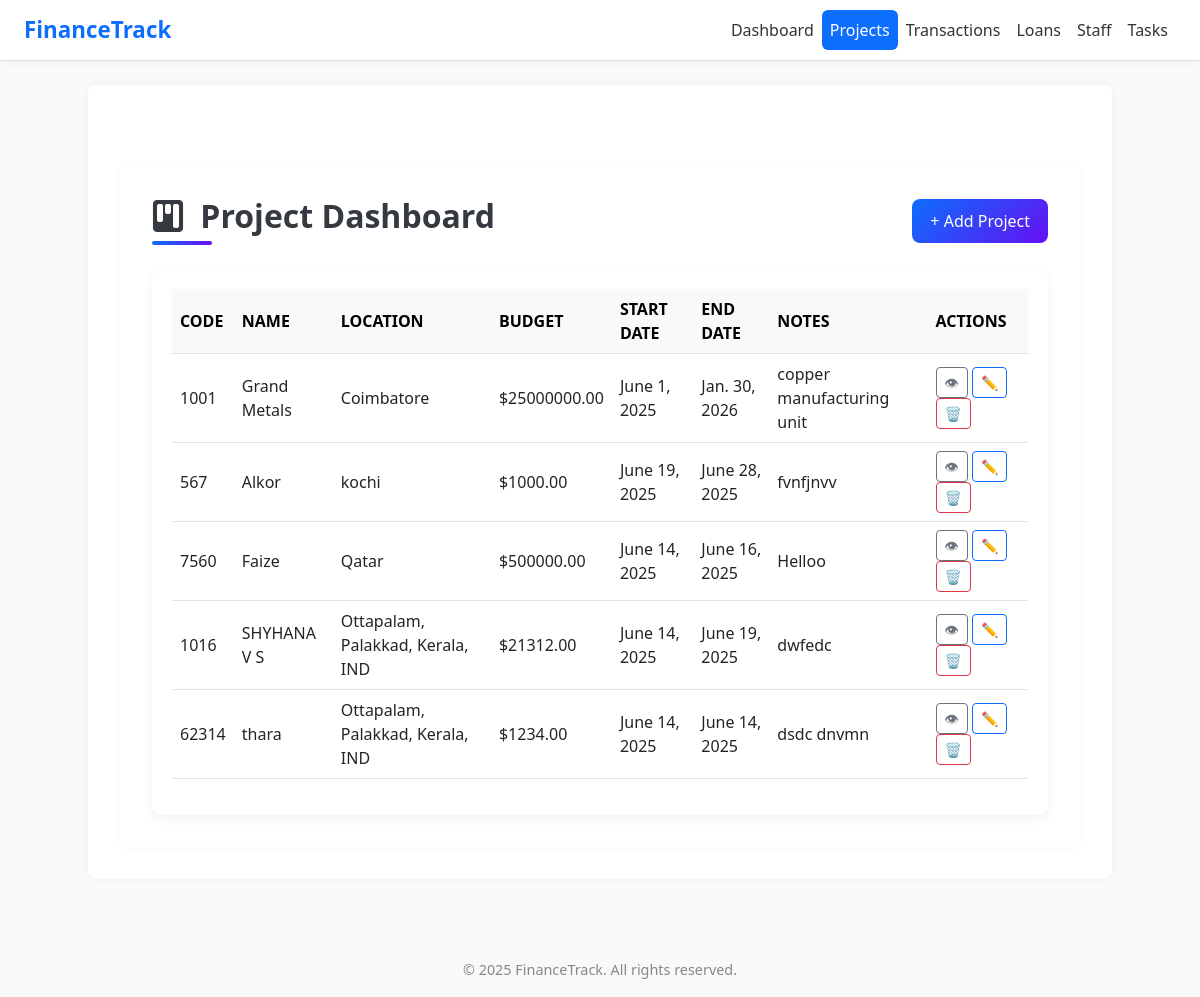
The page /projects/ on the database as committed earlier.
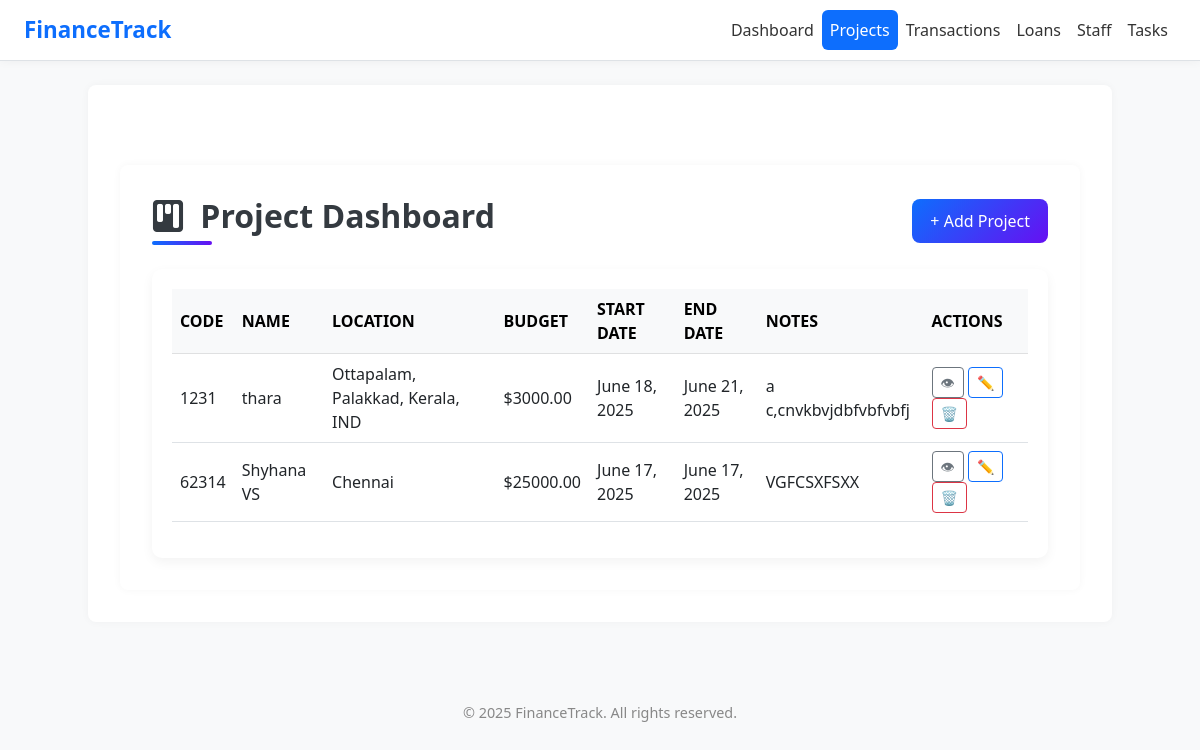
The same page on the database as committed later.
### app1/models.py (models this page shows, shortened)
class Project(models.Model):
    code = models.CharField(max_length=20)
    name = models.CharField(max_length=100)
    location = models.CharField(max_length=100)
    total_budget = models.DecimalField(max_digits=12, decimal_places=2)
    start_date = models.DateField()
    end_date = models.DateField()
    notes = models.TextField(blank=True, null=True)

### app1/views.py (the view, shortened to what this page needs)
# urls.py: path('projects/', views.project_list, name='project_list'),
def project_list(request):
    projects = Project.objects.order_by('-id')
    form = ProjectForm()
    return render(request, 'project.html', {'projects': projects, 'form': form})

### templates/project.html (shortened to what this page needs)
{% extends 'base.html' %}
{% load static %}
{% block content %}
<div class="container mt-5">
    <div class="d-flex flex-column flex-md-row justify-content-between align-items-center mb-4">
        <h2 class="page-title mb-3 mb-md-0">
            <i class="bi bi-kanban-fill me-2"></i> Project Dashboard
        </h2>
        <button type="button" class="add-btn" data-bs-toggle="modal" data-bs-target="#addProjectModal">
            + Add Project
        </button>
    </div>
    <div class="table-container">
        <table class="table table-hover">
            <thead class="table-light">
                <tr>
                    <th>CODE</th>
                    <th>NAME</th>
                    <th>LOCATION</th>
                    <th>BUDGET</th>
                    <th>START DATE</th>
                    <th>END DATE</th>
                    <th>NOTES</th>
                    <th>ACTIONS</th>
                </tr>
            </thead>
            <tbody>
                {% for project in projects %}
                <tr>
                    <td>{{ project.code }}</td>
                    <td>{{ project.name }}</td>
                    <td>{{ project.location }}</td>
                    <td>${{ project.total_budget }}</td>
                    <td>{{ project.start_date }}</td>
                    <td>{{ project.end_date }}</td>
                    <td>{{ project.notes }}</td>
                    <td>
                        <a href="{% url 'project-detail' project.pk %}" class="btn btn-sm btn-outline-secondary" title="View">
                            👁
                        </a>
                        <a href="#" class="btn btn-sm btn-outline-primary edit-project-btn"
                            data-id="{{ project.id }}"
                            data-code="{{ project.code }}"
                            data-name="{{ project.name }}"
                            data-location="{{ project.location }}"
                            data-budget="{{ project.total_budget }}"
                            data-start="{{ project.start_date }}"
                            data-end="{{ project.end_date }}"
                            data-notes="{{ project.notes|default_if_none:'' }}">
                            ✏️
                        </a>
                        <a href="#" class="btn btn-sm btn-outline-danger delete-project-btn" data-id="{{ project.id }}">
                            🗑️
                        </a>
                    </td>
                </tr>
                {% endfor %}
            </tbody>
        </table>
    </div>
</div>
{% endblock %}

### templates/base.html (shortened to what this page needs)
{% load static %}
<!DOCTYPE html>
<html lang="en">
<head>
  <link href="https://cdn.jsdelivr.net/npm/bootstrap@5.3.0/dist/css/bootstrap.min.css" rel="stylesheet">
  <link href="https://cdn.jsdelivr.net/npm/bootstrap-icons@1.10.5/font/bootstrap-icons.css" rel="stylesheet">
  <link rel="stylesheet" href="https://cdnjs.cloudflare.com/ajax/libs/font-awesome/6.0.0/css/all.min.css">
<link href="https://cdn.jsdelivr.net/npm/tailwindcss@2.2.19/dist/tailwind.min.css" rel="stylesheet">
</head>
<body>
<nav class="navbar navbar-expand-lg border-bottom">
  <div class="container-fluid px-4">
    <a class="navbar-brand" href="#">FinanceTrack</a>
    <div class="collapse navbar-collapse" id="mainNavbar">
      <ul class="navbar-nav ms-auto mb-2 mb-lg-0">
        <li class="nav-item">
          <a class="nav-link {% if request.resolver_match.url_name == 'dashboard' %}active{% endif %}" href="{% url 'dashboard' %}">Dashboard</a>
        </li>
        <li class="nav-item">
          <a class="nav-link {% if request.resolver_match.url_name == 'project_list' %}active{% endif %}" href="{% url 'project_list' %}">Projects</a>
        </li>
        <li class="nav-item">
          <a class="nav-link {% if request.resolver_match.url_name == 'transaction_list' %}active{% endif %}" href="{% url 'transaction_list' %}">Transactions</a>
        </li>
        <li class="nav-item">
          <a class="nav-link {% if request.resolver_match.url_name == 'loan_list' %}active{% endif %}" href="{% url 'loan_list' %}">Loans</a>
        </li>
        <li class="nav-item">
          <a class="nav-link {% if request.resolver_match.url_name == 'staff' %}active{% endif %}" href="{% url 'staff_list' %}">Staff</a>
        </li>
        <li class="nav-item">
          <a class="nav-link {% if request.resolver_match.url_name == 'tasks' %}active{% endif %}" href="{% url 'task_list' %}">Tasks</a>
        </li>
      </ul>
    </div>
  </div>
</nav>
<div class="container mt-4">
  {% block content %}{% endblock %}
</div>
<footer>
  &copy; {{ year|default:"2025" }} FinanceTrack. All rights reserved.
</footer>
</body>
</html>

### templates/base.html (style rules this page uses)
body { background-color: #f9fafb; font-family: 'Segoe UI', sans-serif; }
.navbar { background: white; box-shadow: 0 0 10px rgba(0,0,0,0.05); }
.navbar-brand { font-weight: bold; color: #0d6efd !important; font-size: 1.4rem; }
.nav-link { color: #333; font-weight: 500; padding: 0.5rem 1rem; transition: all 0.3s ease; }
.nav-link.active { background-color: #0d6efd; color: white !important; border-radius: 0.375rem; }
.container { background: white; padding: 2rem; border-radius: 0.5rem; box-shadow: 0 0 8px rgba(0,0,0,0.04); }
footer { margin-top: 4rem; padding: 1rem; text-align: center; font-size: 0.9rem; color: #888; }

### templates/project.html (style rules this page uses)
body { background-color: #f8f9fa; }
.page-title { font-weight: 600; font-size: 2rem; color: #343a40; position: relative; padding-bottom: 10px; }
.page-title::after { content: ''; position: absolute; left: 0; bottom: 0; width: 60px; height: 4px; background: linear-gradient(90deg, #0d6efd, #6610f2); border-radius: 2px; }
.add-btn { background: linear-gradient(135deg, #0d6efd, #6610f2); color: #fff; border: none; border-radius: 8px; padding: 10px 18px; font-weight: 500; transition: all 0.3s ease; }
.table-container { overflow-x: auto; background-color: #ffffff; border-radius: 10px; padding: 20px; box-shadow: 0 4px 12px rgba(0,0,0,0.05); }
.table th, .table td { vertical-align: middle; }

Rows that differ between the two databases and show on the page:
removed Project: code "1001", name "Grand Metals", location "Coimbatore", total_budget "25000000.00", start_date "June 1, 2025", end_date "Jan. 30, 2026", notes "copper manufacturing unit"
removed Project: code "567", name "Alkor", location "kochi", total_budget "1000.00", start_date "June 19, 2025", end_date "June 28, 2025", notes "fvnfjnvv"
removed Project: code "7560", name "Faize", location "Qatar", total_budget "500000.00", start_date "June 14, 2025", end_date "June 16, 2025", notes "Helloo"
removed Project: code "1016", name "SHYHANA V S", location "Ottapalam, Palakkad, Kerala, IND", total_budget "21312.00", start_date "June 14, 2025", end_date "June 19, 2025", notes "dwfedc"
removed Project: code "62314", name "thara", location "Ottapalam, Palakkad, Kerala, IND", total_budget "1234.00", start_date "June 14, 2025", end_date "June 14, 2025", notes "dsdc dnvmn"
added Project: code "1231", name "thara", location "Ottapalam, Palakkad, Kerala, IND", total_budget "3000.00", start_date "June 18, 2025", end_date "June 21, 2025", notes "a c,cnvkbvjdbfvbfvbfj"
added Project: code "62314", name "Shyhana VS", location "Chennai", total_budget "25000.00", start_date "June 17, 2025", end_date "June 17, 2025", notes "VGFCSXFSXX"
